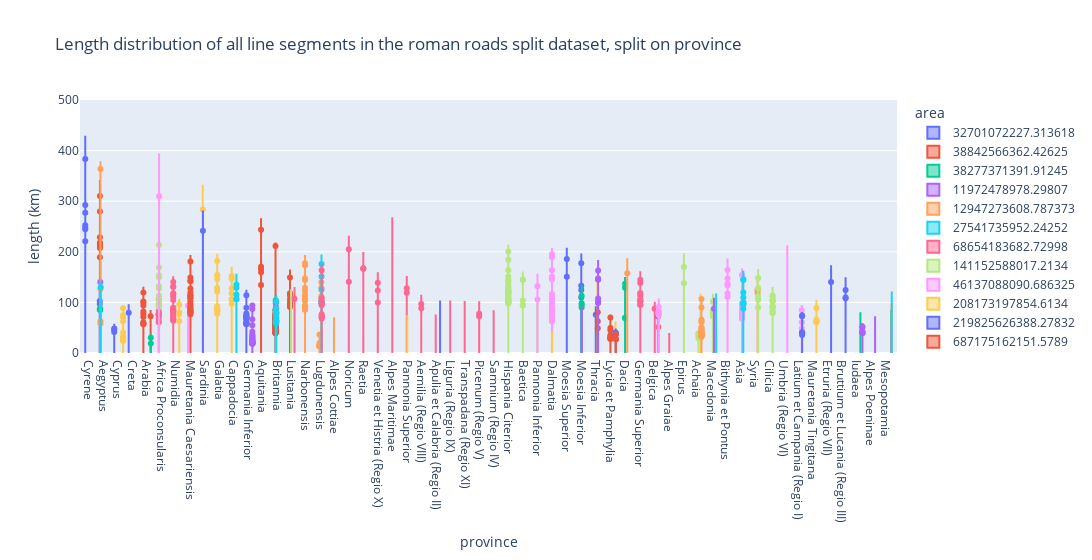

Write notebook code for a chart like this one.
### Code cell
province_diff = (
    roman_roads_length_gpd_no_na.groupby("province")["length"]
    .apply(lambda x: x.max() - x.min())
    .reset_index(name="length_diff")
)


# Merge the calculated differences with the original DataFrame
df = pd.merge(roman_roads_length_gpd_no_na, province_diff, on="province")
# rename the index for clarity
df.index.set_names(names="ID", inplace=True)

# we make a new dataframe were the provinces are the indexes, this allows us to use the .loc function to find a row where a specific province is defined
roman_provinces_index_province = roman_provinces.copy(deep=True)
roman_provinces_index_province['area'] = roman_provinces['geometry'].area
roman_provinces_index_province = roman_provinces_index_province.set_index('province')

# Sort the DataFrame by the calculated length difference
df.sort_values(by="length_diff", inplace=True, ascending=False)
# iterate over each row an make a new dataframe with data about the shape and size of the province of the road belongs to
df_size_of_province_per_route = pd.DataFrame(columns=["ID", "area"])
for index, row in df.iterrows():
    province = row['province']
    area = roman_provinces_index_province.loc[province, 'area']
    data = pd.Series({"ID" : index, "area": area})
    df_size_of_province_per_route = pd.concat([df_size_of_province_per_route, data.to_frame().T], ignore_index=True)

df = pd.merge(left=df, right=df_size_of_province_per_route, left_index=True, right_index=True)

# Create a figure with multiple violin plots arranged by the length difference
print('made it!')
violin_all_split_on_province_rank_on_biggest_diff = ex.violin(
    data_frame=df,
    y="length (km)",
    x="province",
    color="area",
    title="Length distribution of all line segments in the roman roads split dataset, split on province",
    labels={"y": "Length of road segment in KM"},
    range_y=[0, 500],
    width=20000,
)

violin_all_split_on_province_rank_on_biggest_diff

# violin_all_split_on_province_rank_on_biggest_diff.write_html(
#     "C:\\Users\\mlind\\github\\Minerva_hackathon\\plots\\violin_all_split_on_province_rank_on_biggest_diff.html"
# )
